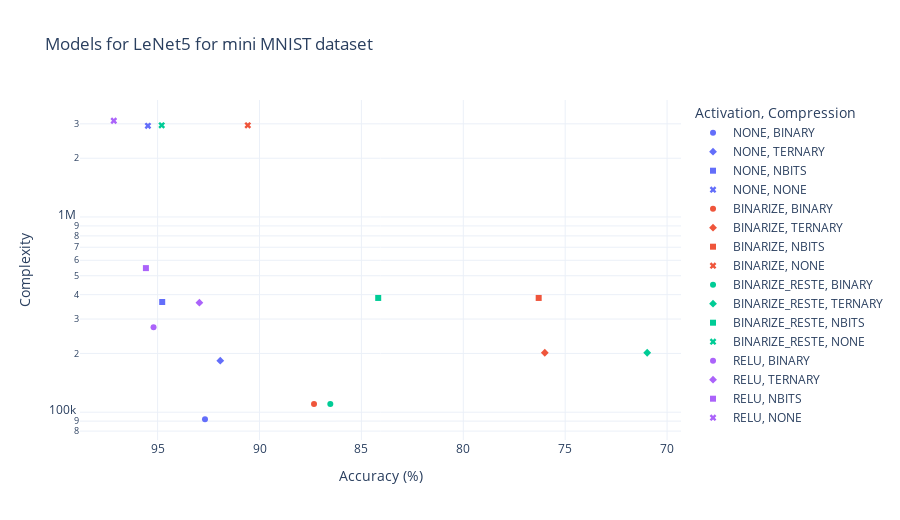
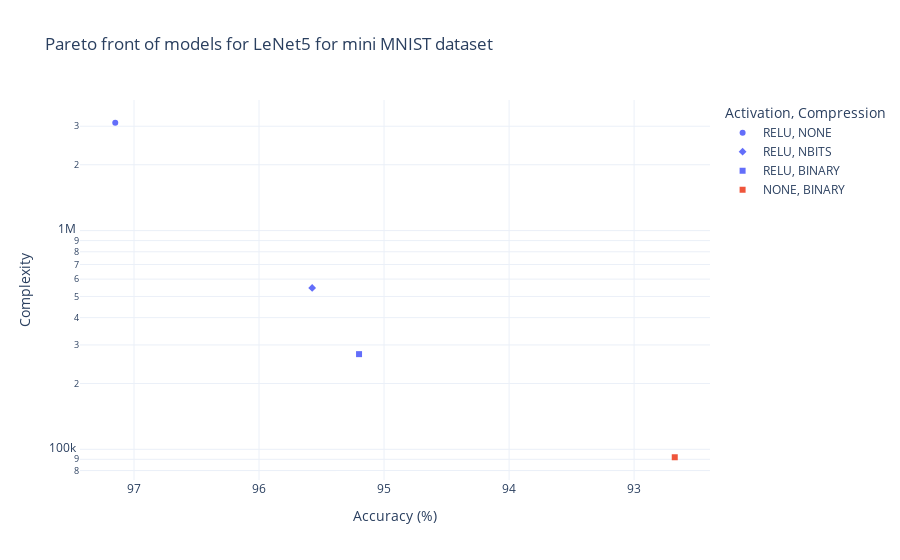

Notebook source saved alongside these figures, in order:
### Code cell
from src.plot_experiment1 import make_plots_for_results

experiment1_folder = "../../reports/LeNet5"

all_models, pareto = make_plots_for_results(
    "LeNet5 for mini MNIST dataset",
    experiment1_folder,
    "results.csv",
    store=False,
    log_y=True
)

all_models.show()
pareto.show()

### Figure 1 — Plotly figure (JSON) as saved in the notebook; plotly's stock layout.template omitted (floating-point values rounded to 4 significant figures)
{"data": [{"hovertemplate": "Activation=NONE<br>Compression=BINARY<br>Accuracy (%)=%{x}<br>Complexity=%{y}<extra></extra>", "legendgroup": "NONE, BINARY", "marker": {"color": "#636efa", "symbol": "circle"}, "mode": "markers", "name": "NONE, BINARY", "orientation": "v", "showlegend": true, "type": "scatter", "x": [92.67], "xaxis": "x", "y": [92000.0], "yaxis": "y"}, {"hovertemplate": "Activation=NONE<br>Compression=TERNARY<br>Accuracy (%)=%{x}<br>Complexity=%{y}<extra></extra>", "legendgroup": "NONE, TERNARY", "marker": {"color": "#636efa", "symbol": "diamond"}, "mode": "markers", "name": "NONE, TERNARY", "orientation": "v", "showlegend": true, "type": "scatter", "x": [91.92], "xaxis": "x", "y": [183600.0], "yaxis": "y"}, {"hovertemplate": "Activation=NONE<br>Compression=NBITS<br>Accuracy (%)=%{x}<br>Complexity=%{y}<extra></extra>", "legendgroup": "NONE, NBITS", "marker": {"color": "#636efa", "symbol": "square"}, "mode": "markers", "name": "NONE, NBITS", "orientation": "v", "showlegend": true, "type": "scatter", "x": [94.78], "xaxis": "x", "y": [366800.0], "yaxis": "y"}, {"hovertemplate": "Activation=NONE<br>Compression=NONE<br>Accuracy (%)=%{x}<br>Complexity=%{y}<extra></extra>", "legendgroup": "NONE, NONE", "marker": {"color": "#636efa", "symbol": "x"}, "mode": "markers", "name": "NONE, NONE", "orientation": "v", "showlegend": true, "type": "scatter", "x": [95.47], "xaxis": "x", "y": [2931000.0], "yaxis": "y"}, {"hovertemplate": "Activation=BINARIZE<br>Compression=BINARY<br>Accuracy (%)=%{x}<br>Complexity=%{y}<extra></extra>", "legendgroup": "BINARIZE, BINARY", "marker": {"color": "#EF553B", "symbol": "circle"}, "mode": "markers", "name": "BINARIZE, BINARY", "orientation": "v", "showlegend": true, "type": "scatter", "x": [87.33], "xaxis": "x", "y": [110000.0], "yaxis": "y"}, {"hovertemplate": "Activation=BINARIZE<br>Compression=TERNARY<br>Accuracy (%)=%{x}<br>Complexity=%{y}<extra></extra>", "legendgroup": "BINARIZE, TERNARY", "marker": {"color": "#EF553B", "symbol": "diamond"}, "mode": "markers", "name": "BINARIZE, TERNARY", "orientation": "v", "showlegend": true, "type": "scatter", "x": [76.0], "xaxis": "x", "y": [201600.0], "yaxis": "y"}, {"hovertemplate": "Activation=BINARIZE<br>Compression=NBITS<br>Accuracy (%)=%{x}<br>Complexity=%{y}<extra></extra>", "legendgroup": "BINARIZE, NBITS", "marker": {"color": "#EF553B", "symbol": "square"}, "mode": "markers", "name": "BINARIZE, NBITS", "orientation": "v", "showlegend": true, "type": "scatter", "x": [76.3], "xaxis": "x", "y": [384800.0], "yaxis": "y"}, {"hovertemplate": "Activation=BINARIZE<br>Compression=NONE<br>Accuracy (%)=%{x}<br>Complexity=%{y}<extra></extra>", "legendgroup": "BINARIZE, NONE", "marker": {"color": "#EF553B", "symbol": "x"}, "mode": "markers", "name": "BINARIZE, NONE", "orientation": "v", "showlegend": true, "type": "scatter", "x": [90.58], "xaxis": "x", "y": [2949000.0], "yaxis": "y"}, {"hovertemplate": "Activation=BINARIZE_RESTE<br>Compression=BINARY<br>Accuracy (%)=%{x}<br>Complexity=%{y}<extra></extra>", "legendgroup": "BINARIZE_RESTE, BINARY", "marker": {"color": "#00cc96", "symbol": "circle"}, "mode": "markers", "name": "BINARIZE_RESTE, BINARY", "orientation": "v", "showlegend": true, "type": "scatter", "x": [86.53], "xaxis": "x", "y": [110000.0], "yaxis": "y"}, {"hovertemplate": "Activation=BINARIZE_RESTE<br>Compression=TERNARY<br>Accuracy (%)=%{x}<br>Complexity=%{y}<extra></extra>", "legendgroup": "BINARIZE_RESTE, TERNARY", "marker": {"color": "#00cc96", "symbol": "diamond"}, "mode": "markers", "name": "BINARIZE_RESTE, TERNARY", "orientation": "v", "showlegend": true, "type": "scatter", "x": [70.97], "xaxis": "x", "y": [201600.0], "yaxis": "y"}, {"hovertemplate": "Activation=BINARIZE_RESTE<br>Compression=NBITS<br>Accuracy (%)=%{x}<br>Complexity=%{y}<extra></extra>", "legendgroup": "BINARIZE_RESTE, NBITS", "marker": {"color": "#00cc96", "symbol": "square"}, "mode": "markers", "name": "BINARIZE_RESTE, NBITS", "orientation": "v", "showlegend": true, "type": "scatter", "x": [84.17], "xaxis": "x", "y": [384800.0], "yaxis": "y"}, {"hovertemplate": "Activation=BINARIZE_RESTE<br>Compression=NONE<br>Accuracy (%)=%{x}<br>Complexity=%{y}<extra></extra>", "legendgroup": "BINARIZE_RESTE, NONE", "marker": {"color": "#00cc96", "symbol": "x"}, "mode": "markers", "name": "BINARIZE_RESTE, NONE", "orientation": "v", "showlegend": true, "type": "scatter", "x": [94.8], "xaxis": "x", "y": [2949000.0], "yaxis": "y"}, {"hovertemplate": "Activation=RELU<br>Compression=BINARY<br>Accuracy (%)=%{x}<br>Complexity=%{y}<extra></extra>", "legendgroup": "RELU, BINARY", "marker": {"color": "#ab63fa", "symbol": "circle"}, "mode": "markers", "name": "RELU, BINARY", "orientation": "v", "showlegend": true, "type": "scatter", "x": [95.2], "xaxis": "x", "y": [272400.0], "yaxis": "y"}, {"hovertemplate": "Activation=RELU<br>Compression=TERNARY<br>Accuracy (%)=%{x}<br>Complexity=%{y}<extra></extra>", "legendgroup": "RELU, TERNARY", "marker": {"color": "#ab63fa", "symbol": "diamond"}, "mode": "markers", "name": "RELU, TERNARY", "orientation": "v", "showlegend": true, "type": "scatter", "x": [92.95], "xaxis": "x", "y": [364000.0], "yaxis": "y"}, {"hovertemplate": "Activation=RELU<br>Compression=NBITS<br>Accuracy (%)=%{x}<br>Complexity=%{y}<extra></extra>", "legendgroup": "RELU, NBITS", "marker": {"color": "#ab63fa", "symbol": "square"}, "mode": "markers", "name": "RELU, NBITS", "orientation": "v", "showlegend": true, "type": "scatter", "x": [95.58], "xaxis": "x", "y": [547100.0], "yaxis": "y"}, {"hovertemplate": "Activation=RELU<br>Compression=NONE<br>Accuracy (%)=%{x}<br>Complexity=%{y}<extra></extra>", "legendgroup": "RELU, NONE", "marker": {"color": "#ab63fa", "symbol": "x"}, "mode": "markers", "name": "RELU, NONE", "orientation": "v", "showlegend": true, "type": "scatter", "x": [97.15], "xaxis": "x", "y": [3111000.0], "yaxis": "y"}], "layout": {"height": 520, "legend": {"title": {"text": "Activation, Compression"}, "tracegroupgap": 0}, "margin": {"autoexpand": true}, "title": {"text": "Models for LeNet5 for mini MNIST dataset"}, "xaxis": {"anchor": "y", "autorange": "reversed", "domain": [0, 1], "title": {"text": "Accuracy (%)"}}, "yaxis": {"anchor": "x", "domain": [0, 1], "title": {"text": "Complexity"}, "type": "log"}}}

### Figure 2 — Plotly figure (JSON) as saved in the notebook; plotly's stock layout.template omitted (floating-point values rounded to 4 significant figures)
{"data": [{"hovertemplate": "Activation=RELU<br>Compression=NONE<br>Accuracy (%)=%{x}<br>Complexity=%{y}<extra></extra>", "legendgroup": "RELU, NONE", "marker": {"color": "#636efa", "symbol": "circle"}, "mode": "markers", "name": "RELU, NONE", "orientation": "v", "showlegend": true, "type": "scatter", "x": [97.15], "xaxis": "x", "y": [3111000.0], "yaxis": "y"}, {"hovertemplate": "Activation=RELU<br>Compression=NBITS<br>Accuracy (%)=%{x}<br>Complexity=%{y}<extra></extra>", "legendgroup": "RELU, NBITS", "marker": {"color": "#636efa", "symbol": "diamond"}, "mode": "markers", "name": "RELU, NBITS", "orientation": "v", "showlegend": true, "type": "scatter", "x": [95.58], "xaxis": "x", "y": [547100.0], "yaxis": "y"}, {"hovertemplate": "Activation=RELU<br>Compression=BINARY<br>Accuracy (%)=%{x}<br>Complexity=%{y}<extra></extra>", "legendgroup": "RELU, BINARY", "marker": {"color": "#636efa", "symbol": "square"}, "mode": "markers", "name": "RELU, BINARY", "orientation": "v", "showlegend": true, "type": "scatter", "x": [95.2], "xaxis": "x", "y": [272400.0], "yaxis": "y"}, {"hovertemplate": "Activation=NONE<br>Compression=BINARY<br>Accuracy (%)=%{x}<br>Complexity=%{y}<extra></extra>", "legendgroup": "NONE, BINARY", "marker": {"color": "#EF553B", "symbol": "square"}, "mode": "markers", "name": "NONE, BINARY", "orientation": "v", "showlegend": true, "type": "scatter", "x": [92.67], "xaxis": "x", "y": [92000.0], "yaxis": "y"}], "layout": {"legend": {"title": {"text": "Activation, Compression"}, "tracegroupgap": 0}, "margin": {"autoexpand": true}, "title": {"text": "Pareto front of models for LeNet5 for mini MNIST dataset"}, "xaxis": {"anchor": "y", "autorange": "reversed", "domain": [0, 1], "title": {"text": "Accuracy (%)"}}, "yaxis": {"anchor": "x", "domain": [0, 1], "title": {"text": "Complexity"}, "type": "log"}}}
